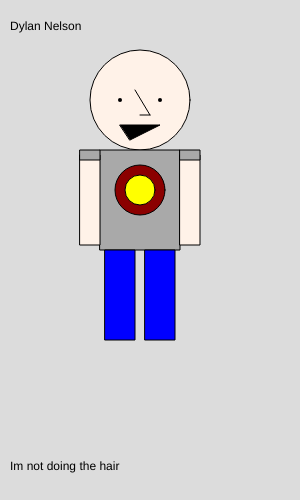
Frame 1 (no input)
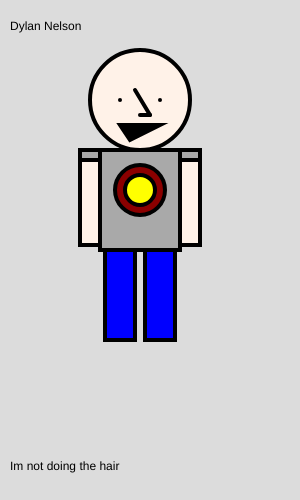
Frame 60 (no input)
Frame 120 (the mouse pressed at the canvas centre since frame 60): identical to frame 60, image omitted

The p5.js sketch that drew these frames (run headless with seeded random() and noise() and a simulated clock; from frame 60 on, the mouse is pressed at the canvas centre):

// p5.js sketch
// ── sketch.js
function setup() {
    createCanvas(300, 500);
}

function draw() {
    background(220);
    fill(255, 242, 232);
    circle(140,100,100);
    fill(169,169,169);
    rect(100,150,80,100);
    fill(139,0,0)
    circle(140,190,50);
    fill(255,255,0);
    circle(140,190,30);   
    fill(255, 242, 232);
    rect(180,155,20,90);
    fill(255, 242, 232);
    rect(80,155,20,90);
    fill(169,169,169);
    rect(180,150,20,10);
    fill(169,169,169);
    rect(80,150,20,10);
    fill(0,0,255);
    rect(105,250,30,90);
    fill(0,0,255);
    rect(145,250,30,90);
    fill(0,0,0);
    triangle(120,125,160,125,130,140);
    line(150,115,135,90);
    line(150,115,140,115);
    fill(0,0,0);
    text('Im not doing the hair',10,470);
    text('Dylan Nelson',10,30);
    textSize(12);
    strokeWeight(4);
    point(120,100);
    point(160,100);
}
